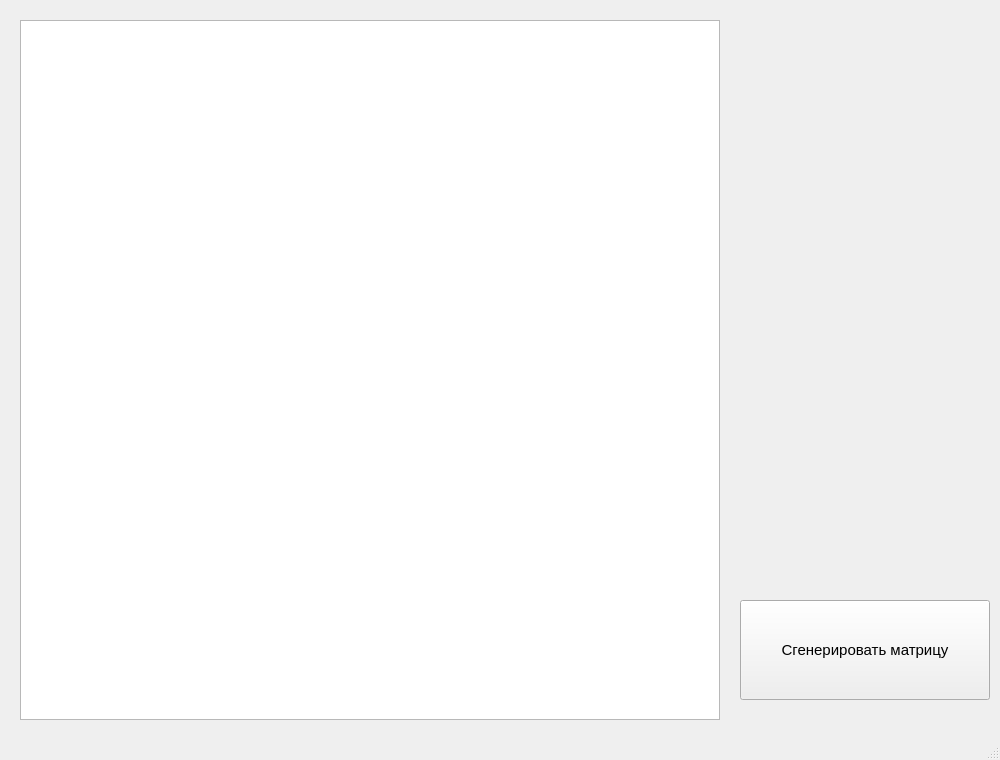
<?xml version="1.0" encoding="UTF-8"?>
<ui version="4.0">
 <class>MainWindow</class>
 <widget class="QMainWindow" name="MainWindow">
  <property name="geometry">
   <rect>
    <x>0</x>
    <y>0</y>
    <width>1000</width>
    <height>760</height>
   </rect>
  </property>
  <property name="windowTitle">
   <string>MainWindow</string>
  </property>
  <widget class="QWidget" name="centralwidget">
   <widget class="QPushButton" name="GenMatrix">
    <property name="geometry">
     <rect>
      <x>740</x>
      <y>600</y>
      <width>250</width>
      <height>100</height>
     </rect>
    </property>
    <property name="font">
     <font>
      <pointsize>11</pointsize>
     </font>
    </property>
    <property name="text">
     <string>Сгенерировать матрицу</string>
    </property>
   </widget>
   <widget class="QTableWidget" name="tableWidget">
    <property name="geometry">
     <rect>
      <x>20</x>
      <y>20</y>
      <width>700</width>
      <height>700</height>
     </rect>
    </property>
    <property name="font">
     <font>
      <italic>true</italic>
     </font>
    </property>
   </widget>
  </widget>
  <widget class="QMenuBar" name="menubar">
   <property name="geometry">
    <rect>
     <x>0</x>
     <y>0</y>
     <width>1000</width>
     <height>25</height>
    </rect>
   </property>
  </widget>
  <widget class="QStatusBar" name="statusbar"/>
 </widget>
 <resources/>
 <connections/>
</ui>
